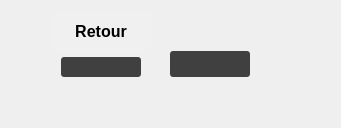
      <widget class="QWidget" name="aide">
       <layout class="QHBoxLayout" name="horizontalLayout_4">
        <item>
         <spacer name="horizontalSpacer_28">
          <property name="orientation">
           <enum>Qt::Horizontal</enum>
          </property>
          <property name="sizeType">
           <enum>QSizePolicy::Preferred</enum>
          </property>
          <property name="sizeHint" stdset="0">
           <size>
            <width>40</width>
            <height>20</height>
           </size>
          </property>
         </spacer>
        </item>
        <item>
         <layout class="QVBoxLayout" name="verticalLayout_11">
          <item>
           <widget class="QPushButton" name="backfromhelp">
            <property name="minimumSize">
             <size>
              <width>100</width>
              <height>40</height>
             </size>
            </property>
            <property name="maximumSize">
             <size>
              <width>80</width>
              <height>40</height>
             </size>
            </property>
            <property name="font">
             <font>
              <pointsize>12</pointsize>
              <weight>75</weight>
              <bold>true</bold>
             </font>
            </property>
            <property name="styleSheet">
             <string notr="true">QPushButton  {
border-radius: 6px;
background-color: rgba(240,240,240,0.8);
}

QPushButton:hover {
background-color: rgba(240,240,240,1);

}</string>
            </property>
            <property name="text">
             <string>Retour</string>
            </property>
           </widget>
          </item>
          <item>
           <layout class="QHBoxLayout" name="horizontalLayout_9">
            <item>
             <spacer name="horizontalSpacer_29">
              <property name="orientation">
               <enum>Qt::Horizontal</enum>
              </property>
              <property name="sizeType">
               <enum>QSizePolicy::Preferred</enum>
              </property>
              <property name="sizeHint" stdset="0">
               <size>
                <width>0</width>
                <height>20</height>
               </size>
              </property>
             </spacer>
            </item>
            <item>
             <widget class="QPushButton" name="Previous">
              <property name="sizePolicy">
               <sizepolicy hsizetype="Minimum" vsizetype="Expanding">
                <horstretch>0</horstretch>
                <verstretch>0</verstretch>
               </sizepolicy>
              </property>
              <property name="minimumSize">
               <size>
                <width>80</width>
                <height>0</height>
               </size>
              </property>
              <property name="maximumSize">
               <size>
                <width>80</width>
                <height>16777215</height>
               </size>
              </property>
              <property name="styleSheet">
               <string notr="true">QPushButton {
border-radius:3px;
background-color: rgba(20,20,20,0.8);
background-image: url(:previous.png);
background-repeat: no-repeat;
background-position: center;
}

QPushButton:hover {
background-color: rgba(20,20,20,1);
}</string>
              </property>
              <property name="text">
               <string/>
              </property>
             </widget>
            </item>
           </layout>
          </item>
          <item>
           <spacer name="verticalSpacer_21">
            <property name="orientation">
             <enum>Qt::Vertical</enum>
            </property>
            <property name="sizeType">
             <enum>QSizePolicy::Fixed</enum>
            </property>
            <property name="sizeHint" stdset="0">
             <size>
              <width>20</width>
              <height>40</height>
             </size>
            </property>
           </spacer>
          </item>
         </layout>
        </item>
        <item>
         <layout class="QVBoxLayout" name="verticalLayout_10">
          <item>
           <widget class="QLabel" name="labelPic">
            <property name="sizePolicy">
             <sizepolicy hsizetype="Preferred" vsizetype="Preferred">
              <horstretch>0</horstretch>
              <verstretch>0</verstretch>
             </sizepolicy>
            </property>
            <property name="text">
             <string/>
            </property>
           </widget>
          </item>
         </layout>
        </item>
        <item>
         <layout class="QVBoxLayout" name="verticalLayout_12">
          <item>
           <spacer name="verticalSpacer_19">
            <property name="orientation">
             <enum>Qt::Vertical</enum>
            </property>
            <property name="sizeType">
             <enum>QSizePolicy::Fixed</enum>
            </property>
            <property name="sizeHint" stdset="0">
             <size>
              <width>20</width>
              <height>40</height>
             </size>
            </property>
           </spacer>
          </item>
          <item>
           <layout class="QHBoxLayout" name="horizontalLayout_12">
            <item>
             <widget class="QPushButton" name="next">
              <property name="sizePolicy">
               <sizepolicy hsizetype="Minimum" vsizetype="Expanding">
                <horstretch>0</horstretch>
                <verstretch>0</verstretch>
               </sizepolicy>
              </property>
              <property name="minimumSize">
               <size>
                <width>80</width>
                <height>0</height>
               </size>
              </property>
              <property name="maximumSize">
               <size>
                <width>80</width>
                <height>16777215</height>
               </size>
              </property>
              <property name="styleSheet">
               <string notr="true">QPushButton {
border-radius:3px;
background-color: rgba(20,20,20,0.8);
background-image: url(:next.png);
background-repeat: no-repeat;
background-position: center;
}

QPushButton:hover {
background-color: rgba(20,20,20,1);
}</string>
              </property>
              <property name="text">
               <string/>
              </property>
             </widget>
            </item>
            <item>
             <spacer name="horizontalSpacer_30">
              <property name="orientation">
               <enum>Qt::Horizontal</enum>
              </property>
              <property name="sizeType">
               <enum>QSizePolicy::Preferred</enum>
              </property>
              <property name="sizeHint" stdset="0">
               <size>
                <width>40</width>
                <height>20</height>
               </size>
              </property>
             </spacer>
            </item>
           </layout>
          </item>
          <item>
           <spacer name="verticalSpacer_20">
            <property name="orientation">
             <enum>Qt::Vertical</enum>
            </property>
            <property name="sizeType">
             <enum>QSizePolicy::Fixed</enum>
            </property>
            <property name="sizeHint" stdset="0">
             <size>
              <width>20</width>
              <height>40</height>
             </size>
            </property>
           </spacer>
          </item>
         </layout>
        </item>
        <item>
         <spacer name="horizontalSpacer_31">
          <property name="orientation">
           <enum>Qt::Horizontal</enum>
          </property>
          <property name="sizeType">
           <enum>QSizePolicy::Preferred</enum>
          </property>
          <property name="sizeHint" stdset="0">
           <size>
            <width>40</width>
            <height>20</height>
           </size>
          </property>
         </spacer>
        </item>
       </layout>
      </widget>
